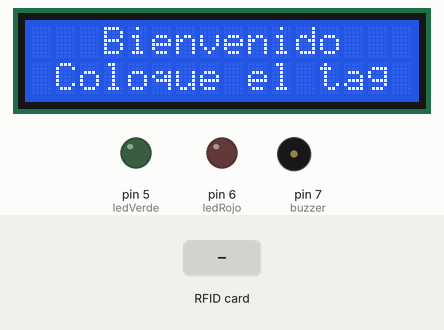
Simulated run of this sketch. Board: Arduino Uno, built with avr-gcc and run on an emulated ATmega328P. Parts: 16×2 character LCD, output pins drawn as LEDs (lit = HIGH), buzzer (waves = sounding). Inputs (shaded band) come from the test bench. Pins used as bus, display or sensor lines are not drawn.

Above: at 1.3 s.
1.4 s: RFID card 5E 7A 19 C4 held to the reader
At 1.8 s:
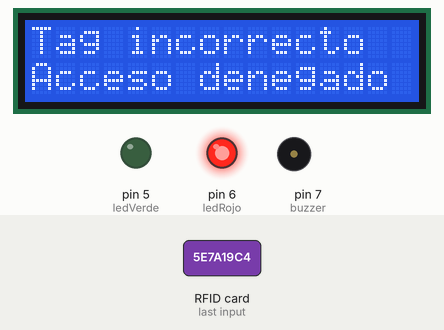
3.4 s: RFID card 9D E6 62 8B held to the reader
At 4.6 s:
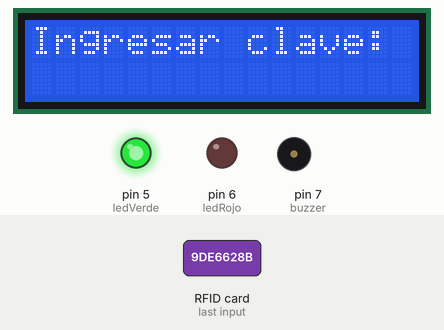
At 5.4 s:
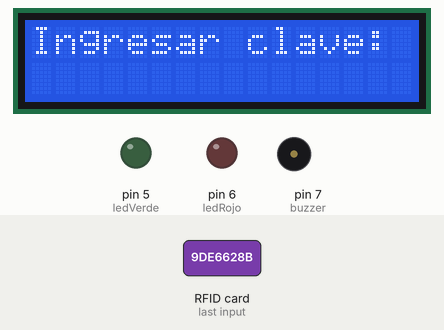
Timing chart, 0 to 6.9 s (numbered marks = the images above; inputs shaded):
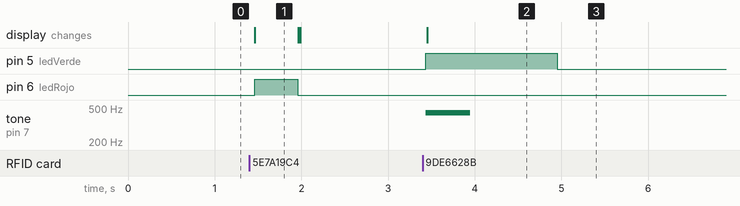

Measured:
- after the input at 1.4 s, pin 6 (ledRojo): LOW → HIGH after 0.06 s, → LOW 0.50 s later; the display: changes after 0.06 s (image 1)
- after the input at 3.4 s, pin 5 (ledVerde): LOW → HIGH at once, → LOW 1.5 s later; tone on pin 7 (buzzer): silent → 440 Hz at once, → silent 0.51 s later; the display: changes after 0.05 s (image 2)
- what the display in image 1 shows lasts 0.5 s, from 1.5 s to 2.0 s

The sketch:

FINAL_CERRADURA.ino
```cpp
// Librerías

#include <MFRC522.h>
#include <LiquidCrystal_I2C.h>
#include <Keypad.h>
#include <SPI.h>

// Instanciando

LiquidCrystal_I2C lcd(0x27, 16, 2);
MFRC522 mfrc522(10, 9);

// Pines

int ledVerde = 5;
int ledRojo = 6;
int buzzer = 7;

// Variables

char clave[4] = {'1', '2', '3', '4'};
String tagUID = "9D E6 62 8B";  // Tag ingresado previamente
char clave_ingresada[4];
boolean MODO_RFID = true;
char tecla_presionada = 0;
int contador = 0;
const byte filas = 4;
const byte columnas = 4;
int intentos = 0;
int limite = 3;

// Configuracion del teclado

char teclas[filas][columnas] = {
  {'1', '2', '3', 'A'},
  {'4', '5', '6', 'B'},
  {'7', '8', '9', 'C'},
  {'*', '0', '#', 'D'}
};

// Pines teclado

byte filas_pines[filas] = {A0, A1, A2, A3};
byte columnas_pines[columnas] = {2, 3, 4};

// Instancia del teclado

Keypad teclado = Keypad( makeKeymap(teclas), filas_pines, columnas_pines, filas, columnas);

// Setup

void setup() {
  // Configuracion de pines

  pinMode(buzzer, OUTPUT);
  pinMode(ledRojo, OUTPUT);
  pinMode(ledVerde, OUTPUT);
  lcd.init();
  lcd.backlight();
  SPI.begin();
  mfrc522.PCD_Init();
  lcd.clear();
}

// Loop

void loop() {

  if (MODO_RFID == true) {
    lcd.setCursor(0, 0);
    lcd.print("   Bienvenido");
    lcd.setCursor(0, 1);
    lcd.print(" Coloque el tag ");
    if ( ! mfrc522.PICC_IsNewCardPresent()) {
      return;
    }
    if ( ! mfrc522.PICC_ReadCardSerial()) {
      return;
    }
    //Leyendo la tarjeta
    String tag = "";
    for (byte j = 0; j < mfrc522.uid.size; j++)
    {
      tag.concat(String(mfrc522.uid.uidByte[j] < 0x10 ? " 0" : " "));
      tag.concat(String(mfrc522.uid.uidByte[j], HEX));
    }
    tag.toUpperCase();
    //Chequea el valor de la tarjeta
    if (tag.substring(1) == tagUID)
    {

      lcd.clear();
      digitalWrite(ledVerde, HIGH);
      tone(buzzer, 440);
      lcd.print("Ingresar clave:");
      lcd.setCursor(0, 1);
      MODO_RFID = false;
      delay(500);
      noTone(buzzer);
      delay(1000);
      digitalWrite(ledVerde, LOW);
    }
    else
    {
      if(intentos>=2){
        lcd.clear();
        lcd.setCursor(0, 0);
        lcd.print("Alerta policia");
        lcd.setCursor(0, 1);
        lcd.print("Intrusos");
        digitalWrite(buzzer, HIGH);
        digitalWrite(ledRojo, HIGH);
        delay(15000);
        digitalWrite(buzzer, LOW);
        digitalWrite(ledRojo, LOW);
      }
      intentos++;
      lcd.clear();
      lcd.setCursor(0, 0);
      lcd.print("Tag incorrecto");
      lcd.setCursor(0, 1);
      lcd.print("Acceso denegado");
      digitalWrite(buzzer, HIGH);
      digitalWrite(ledRojo, HIGH);
      delay(500);
      digitalWrite(buzzer, LOW);
      digitalWrite(ledRojo, LOW);
      lcd.clear();
    }

  }

  if (MODO_RFID == false) {
    tecla_presionada = teclado.getKey(); // Guardando tecla presionada
    if (tecla_presionada)
    {
      clave_ingresada[contador++] = tecla_presionada; // Guardando clave
      tone(buzzer, 330);
      _delay_ms(50);
      noTone(buzzer);
      digitalWrite(buzzer, LOW);
      lcd.print("*");
    }
    if (contador == 4) // Si 4 teclas fueron presionadas..
    {
      delay(200);
      if (!(strncmp(clave_ingresada, clave, 4))) // Chequea si valen lo mismo
      {
        lcd.clear();
        lcd.print("Acceso concedido");
        digitalWrite(ledVerde, HIGH);
        tone(buzzer, 440);
        delay(3000);
        digitalWrite(ledVerde, LOW);
        noTone(buzzer);
        lcd.clear();
        contador = 0;
        MODO_RFID = true;
      }
      else    // Si no valen lo mismo..
      {
        lcd.clear();
        lcd.print("Clave incorrecta");
        digitalWrite(buzzer, HIGH);
        digitalWrite(ledRojo, HIGH);
        delay(3000);
        digitalWrite(buzzer, LOW);
        digitalWrite(ledRojo, LOW);
        lcd.clear();
        contador = 0;
        MODO_RFID = true;
      }
    }
  }
}
```
